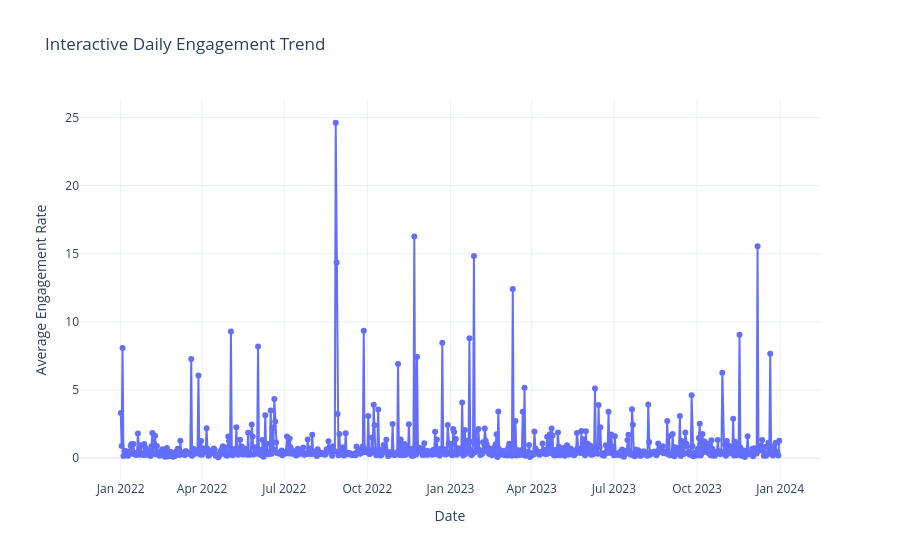

Notebook code cell kept with this figure:
### Markdown cell above
Since the dataset contains 5,000 records, we use a sample of 300 records to make the graph easier to display.

### Code cell
daily_data = df.groupby(df['posted_at'].dt.date,as_index=False)['engagement_rate'].mean()

daily_data.columns = ['date', 'average_engagement']

fig = px.line(
    daily_data,
    x='date',
    y='average_engagement',
    title='Interactive Daily Engagement Trend',
    markers=True,
    template='plotly_white')

fig.update_layout(
    xaxis_title='Date',
    yaxis_title='Average Engagement Rate')

fig.show()

### Figure 1 — Plotly figure (JSON) as saved in the notebook; plotly's stock layout.template omitted (floating-point values rounded to 4 significant figures; data arrays with more than 128 entries replaced by an {"elided": "..."} marker saying what was removed)
{"data": [{"hovertemplate": "date=%{x}<br>average_engagement=%{y}<extra></extra>", "legendgroup": "", "line": {"color": "#636efa", "dash": "solid"}, "marker": {"symbol": "circle"}, "mode": "lines+markers", "name": "", "orientation": "v", "showlegend": false, "type": "scatter", "x": {"elided": "729 str values"}, "xaxis": "x", "y": {"elided": "729 float values"}, "yaxis": "y"}], "layout": {"legend": {"tracegroupgap": 0}, "title": {"text": "Interactive Daily Engagement Trend"}, "xaxis": {"anchor": "y", "domain": [0, 1], "title": {"text": "Date"}}, "yaxis": {"anchor": "x", "domain": [0, 1], "title": {"text": "Average Engagement Rate"}}}}
